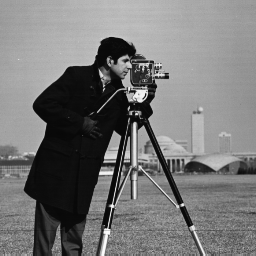
%> input picture cameraman.tif, 256 x 256 px
$ octave key_sensitivity.m   (GNU Octave 9; MATLAB toolbox functions it lacks are replaced by stand-ins)
%> lines starting %> are read from the running program, lines starting %| are printed output that depends on the picture
% Input Image
I = imread('cameraman.tif');   % Load grayscale image
%> I is the input picture: size 256x256 uint8; min 7, max 253, mean 118.7

[m, n, d] = size(I);           % Get image dimensions (m = rows, n = columns)
%> m = 256; n = 256; d = 1
M = m * n;                     % Total number of pixels
%> M = 65536
alt = 10^(-14);                % Small key alterantion for chaotic map

% Generate chaotic sequences
x = zeros(1, 2 * M);           % Preallocate chaotic sequence
x(1) = 0.2;                    % Initial condition (between 0 and 1)

% Chaotic map iteration
for i = 2:2*M
    x(i) = mod(x(i-1) + 0.45 * sin(100 * x(i-1) + alt) + 0.5, 1);
end

% Split chaotic sequence for encryption
x1 = x(1:M);                   % First half of the sequence
x2 = x(M+1:2*M);               % Second half for diffusion

d1 = mod(floor(10^15 * x2), 256); % Generate diffusion mask (0-255 range)
d1 = uint8(reshape(d1, [m, n]));  % Reshape mask to image dimensions

% Pixel permutation using x1
[~, idx1] = sort(x1);          % Sort indices based on chaotic sequence
I1 = I(:);                     % Flatten image to 1D
I2 = I1(idx1);                 % Permute pixels using sorted indices
I3 = reshape(I2, m, n);        % Reshape back to image dimensions
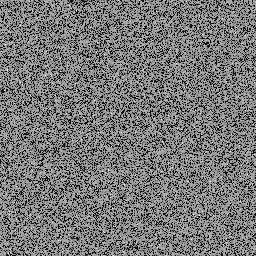
%> I3: size 256x256 uint8; min 7, max 253, mean 118.7; mean of the top-left, top-right, bottom-left and bottom-right quarters 117.8, 118.3, 118.8, 120

% Encryption with bitwise XOR
enc1 = bitxor(I3, d1);         % XOR permuted image with diffusion mask
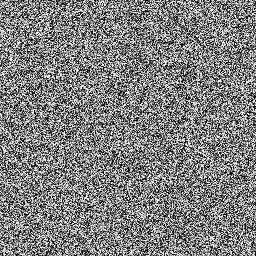
%> enc1: size 256x256 uint8; min 0, max 255, mean 127.7

% UACI and NPCR calculations comparing the encrypted images
%> (the run ends here)

$ run again, with enc_med.tif copied over cameraman.tif
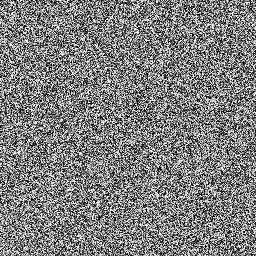
%> input picture enc_med.tif, 256 x 256 px
%> I is the input picture: size 256x256 uint8; min 0, max 255, mean 126.9
%> `I3 = reshape(I2, m, n);`:
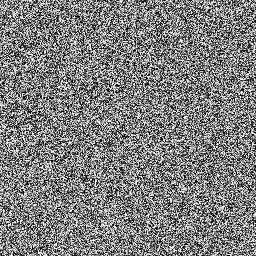
%> I3: size 256x256 uint8; min 0, max 255, mean 126.9; mean of the top-left, top-right, bottom-left and bottom-right quarters 126.6, 126.3, 128.3, 126.4
%> `enc1 = bitxor(I3, d1);`:
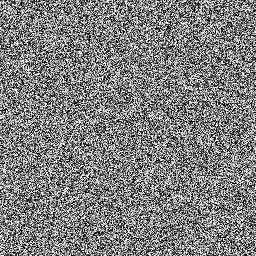
%> enc1: size 256x256 uint8; min 0, max 255, mean 127.4

$ run again, with med.tif copied over cameraman.tif
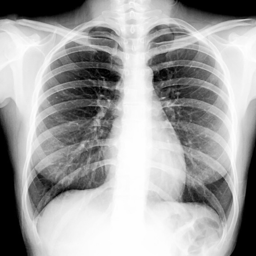
%> input picture med.tif, 256 x 256 px
%> I is the input picture: size 256x256 uint8; min 0, max 254, mean 163.1
%> `I3 = reshape(I2, m, n);`:
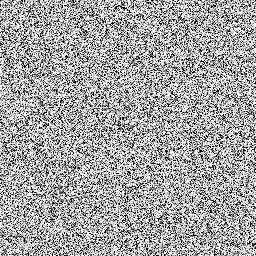
%> I3: size 256x256 uint8; min 0, max 254, mean 163.1; mean of the top-left, top-right, bottom-left and bottom-right quarters 162.8, 163.7, 163.2, 162.7
%> `enc1 = bitxor(I3, d1);`:
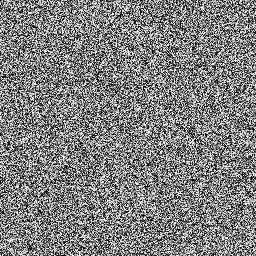
%> enc1: size 256x256 uint8; min 0, max 255, mean 127.8
